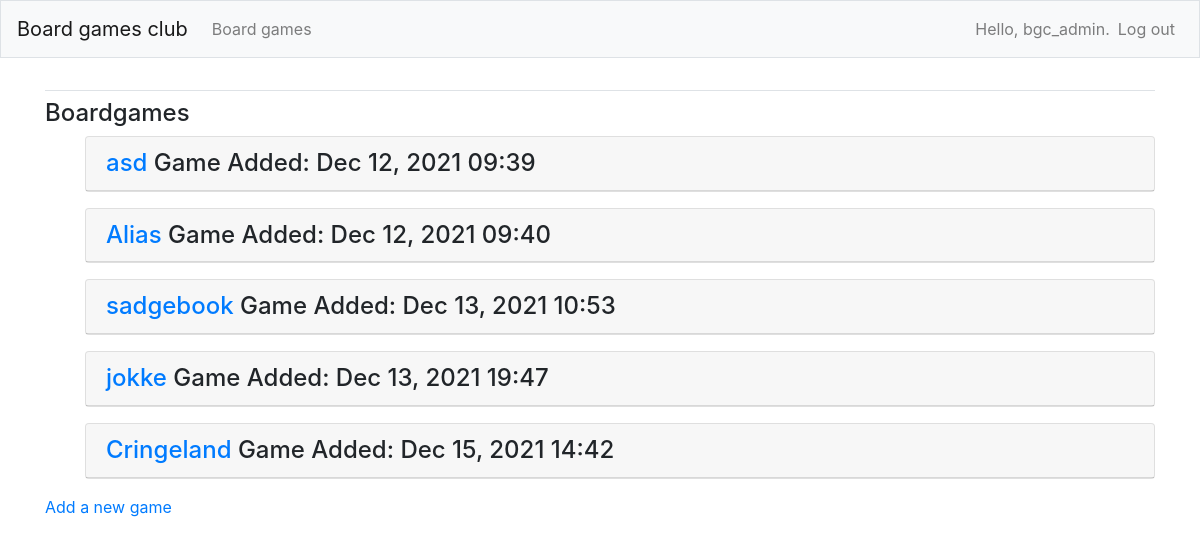
Screenshot of /b_games/ (signed in) with the database file from the repository.
### bgc/models.py (models this page shows)
class B_game(models.Model):#Board game class
    name = models.CharField(max_length= 40)#Pelin nimi
    description = models.TextField() #lyhyt pelin kuvaus
    owner = models.ForeignKey(User, on_delete=models.CASCADE)
    date_added = models.DateTimeField(auto_now_add=True)
    date_modified = models.DateTimeField(auto_now= True)
    def __str__(self):
        return self.name

### bgc/views.py (the view)
# urls.py: path('b_games/', views.b_games, name='b_games'),
def b_games(request):
    b_games = B_game.objects.filter(owner=request.user).order_by('date_added')
    b_games = B_game.objects.order_by('date_added')
    context = {'b_games': b_games}
    return render(request, 'bgc/b_games.html', context)

### bgc/templates/bgc/b_games.html
{% extends "bgc/base.html" %}
{% block content %}
    <h4>Boardgames</h4>
    <ul>
        {% for b_game in b_games %}
        <div class="card mb-3">
            <h4 class="card-header">
            <a href="{% url 'bgc:b_game' b_game.id %}">{{ b_game }}</a>
            Game Added: {{ b_game.date_added|date:'M d, Y H:i' }}
            </h4>
        </div class="card-body">
        {% empty %}
            <li> No games have been added yet.</li>
        {% endfor %}
    </ul>
 <a href = "{% url 'bgc:new_b_game' %}"> Add a new game</a>
 {% endblock content %}

### bgc/templates/bgc/base.html (shortened to what this page needs)
{% load bootstrap4 %}
<!doctype html>
<html lang="en">
<head>
  {% bootstrap_css %}
</head>
<body>
  <nav class="navbar navbar-expand-md navbar-light bg-light mb-4 border">
    <a class="navbar-brand" href="{% url 'bgc:index'%}">
      Board games club </a>
    <div class="collapse navbar-collapse" id="navbarCollapse">
      <ul class="navbar-nav mr-auto">
        <li class="nav-item">
          <a class="nav-link" href="{% url 'bgc:b_games'%}">
            Board games</a></li>
      </ul>
      <ul class="navbar-nav ml-auto">
        {% if user.is_authenticated %}
          <li class="nav-item">
            <span class="navbar-text"}">Hello, {{ user.username }}.</span>
          </li>
          <li class="nav-item">
            <a class="nav-link" href="{% url 'users:logout' %}">Log out</a>
          </li>
        {% else %}
          <li class="nav-item">
            <a class="nav-link" href="{% url 'users:register' %}">Register</a>
          </li>
          <li class="nav-item">
            <a class="nav-link" href="{% url 'users:login' %}">Log in</a></li>
        {% endif %}
      </ul>
    </div>
  </nav>
  <main role="main" class="container">
    <div class="pb-2 mb-2 border-bottom">
    </div>
    <div>
      {% block content %}{% endblock content %}
    </div>
  </main>
</body>
</html>

### rows the page displays
B_game: name "asd", date_added "Dec 12, 2021 09:39"
B_game: name "Alias", date_added "Dec 12, 2021 09:40"
B_game: name "sadgebook", date_added "Dec 13, 2021 10:53"
B_game: name "jokke", date_added "Dec 13, 2021 19:47"
B_game: name "Cringeland", date_added "Dec 15, 2021 14:42"

### other values shown
{{ user.username }} "bgc_admin"
